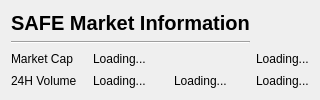
      <widget class="QWidget" name="tab_4">
       <property name="enabled">
        <bool>true</bool>
       </property>
       <attribute name="title">
        <string>Market</string>
       </attribute>
       <layout class="QGridLayout" name="gridLayout_5">
        <item row="11" column="0" colspan="3">
         <widget class="QLabel" name="label_24">
          <property name="font">
           <font>
            <pointsize>15</pointsize>
           </font>
          </property>
          <property name="text">
           <string>&lt;html&gt;&lt;head/&gt;&lt;body&gt;&lt;p align=&quot;center&quot;&gt;&lt;span style=&quot; font-weight:600;&quot;&gt;SAFE Market Information&lt;/span&gt;&lt;/p&gt;&lt;/body&gt;&lt;/html&gt;</string>
          </property>
         </widget>
        </item>
        <item row="12" column="0" colspan="3">
         <widget class="Line" name="line_5">
          <property name="orientation">
           <enum>Qt::Horizontal</enum>
          </property>
         </widget>
        </item>
        <item row="13" column="0">
         <widget class="QLabel" name="label_31">
          <property name="text">
           <string>Market Cap</string>
          </property>
         </widget>
        </item>
        <item row="13" column="1">
         <widget class="QLabel" name="marketcap">
          <property name="text">
           <string>Loading...</string>
          </property>
         </widget>
        </item>
        <item row="13" column="2">
         <widget class="QLabel" name="marketcapLocal">
          <property name="text">
           <string/>
          </property>
         </widget>
        </item>
        <item row="13" column="3">
         <widget class="QLabel" name="marketcapBTC">
          <property name="text">
           <string>Loading...</string>
          </property>
         </widget>
        </item>
        <item row="14" column="0">
         <widget class="QLabel" name="volumeLabel">
          <property name="text">
           <string>24H Volume</string>
          </property>
         </widget>
        </item>
        <item row="14" column="1">
         <widget class="QLabel" name="volume">
          <property name="text">
           <string>Loading...</string>
          </property>
         </widget>
        </item>
        <item row="14" column="2">
         <widget class="QLabel" name="volumeLocal">
          <property name="text">
           <string>Loading...</string>
          </property>
         </widget>
        </item>
        <item row="14" column="3">
         <widget class="QLabel" name="volumeBTC">
          <property name="text">
           <string>Loading...</string>
          </property>
         </widget>
        </item>
       </layout>
      </widget>
